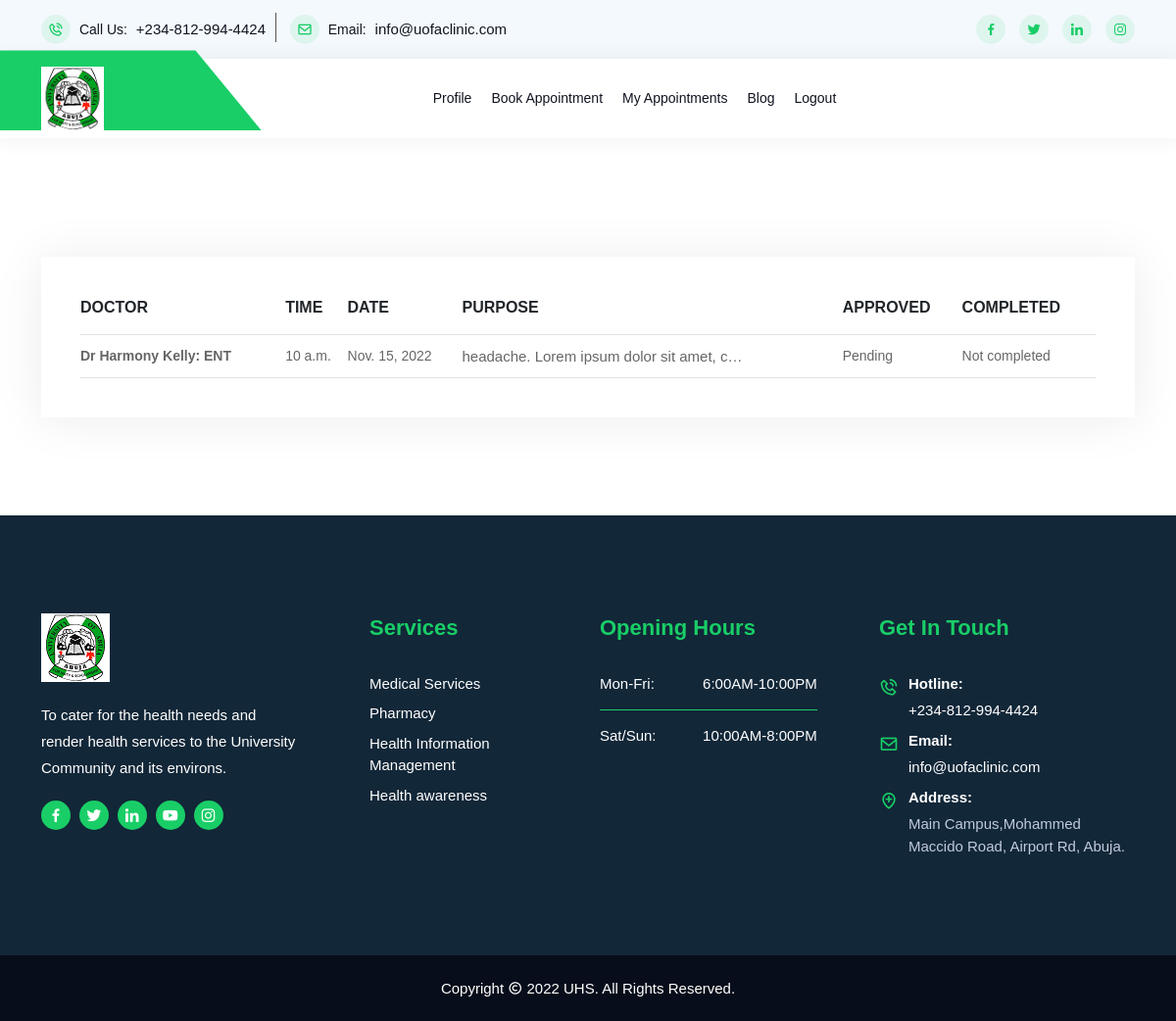
Page /patient/appointments (signed in) on the earlier database version.
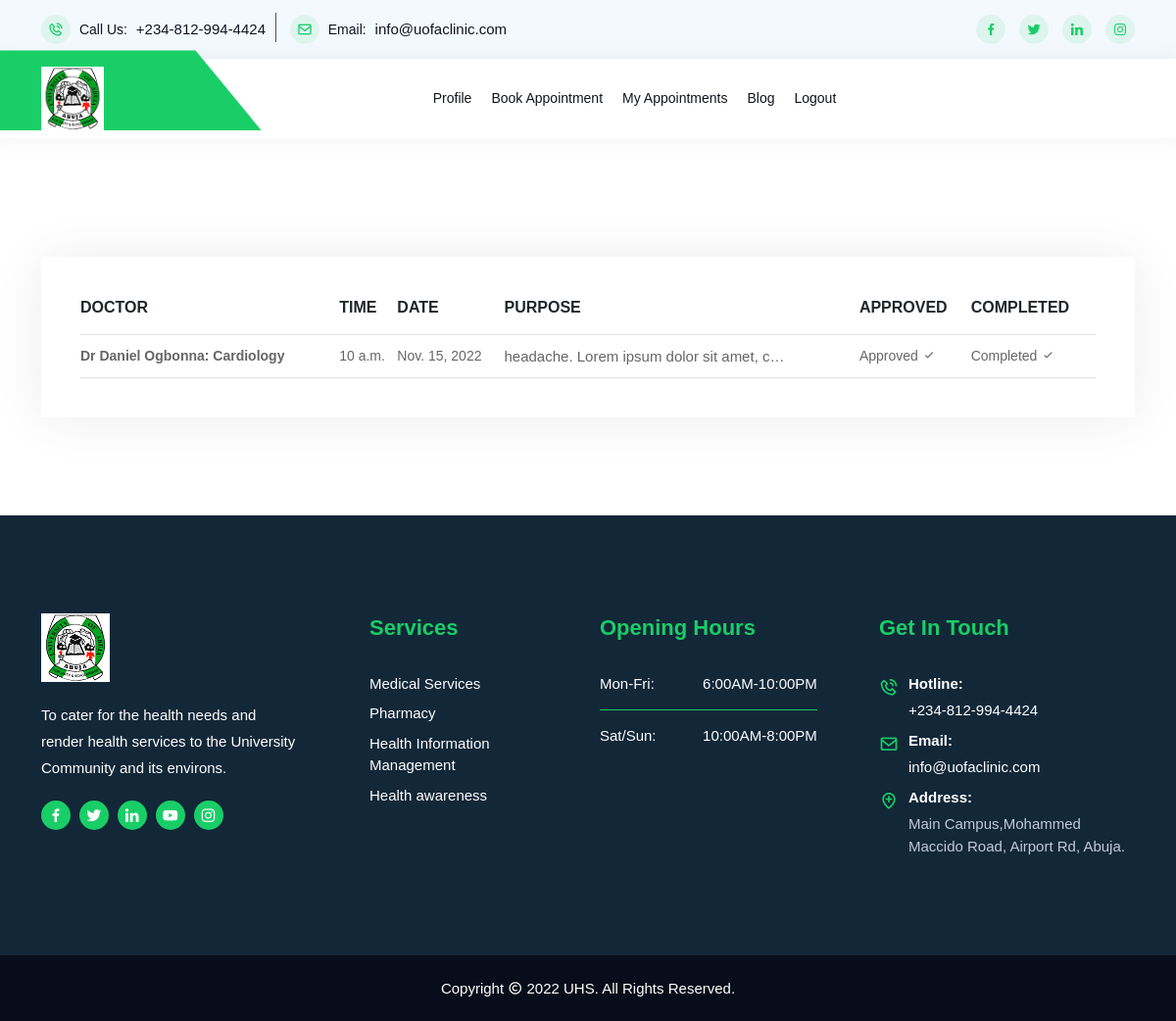
Same page on the later database version.
### patient/models.py (models this page shows, shortened)
class Appointment(models.Model):
    doctor = models.ForeignKey(Doctor, related_name='appointments', on_delete=models.CASCADE)
    patient = models.ForeignKey(Patient, related_name='appointments', on_delete=models.CASCADE)
    time = models.TimeField(blank=False)
    date = models.DateField(blank=False)
    purpose = models.TextField(blank=False)
    approved = models.BooleanField(max_length=15, default=False)
    completed = models.BooleanField(max_length=15, default=False)

### doctor/models.py (models this page shows)
class Doctor(models.Model):
    GENDER = (
        ('female', 'Female'),
        ('male', 'Male'),
    )
    username = models.OneToOneField(User, on_delete=models.CASCADE)
    phone = models.CharField(max_length=12, default="", blank=True)
    gender = models.CharField(choices=GENDER, max_length=30, blank=True, default='')
    department = models.CharField(max_length=30, blank=True, default='')
    address = models.CharField(max_length=200, blank=True, default='')
    def __str__(self):
        return f'Dr {self.username.first_name} {self.username.last_name}: {self.department}'

### patient/views.py (the view)
# urls.py: path('patient/appointments', views.appointments, name='appointments'),
@cache_control(no_cache=True, must_revalidate=True, no_store=True)
@login_required
def appointments(request):
    user = request.user.patient
    appointment_list = user.appointments.all().order_by('date')
    context = {
        'appointment_list': appointment_list,
    }
    return render(request, 'patient/appointments.html', context)

### templates/patient/appointments.html (shortened to what this page needs)
{% extends 'base.html' %}
{% load bootstrap4 %}
{% load static %}
{% block content %}<br/>
<section class="cart-area ptb-100">
    <div class="container">
        <div class="row">
            <div class="col-lg-12 col-md-12">
                <div class="cart-wraps">
                    {% if appointment_list.count > 0 %}
                        <div class="cart-table table-responsive">
                            <table class="table table-bordered">
                                <thead>
                                    <tr>
                                        <th scope="col">Doctor</th>
                                        <th scope="col">Time</th>
                                        <th scope="col">Date</th>
                                        <th scope="col">Purpose</th>
                                        <th scope="col">Approved</th>
                                        <th scope="col">Completed</th>
                                    </tr>
                                </thead>
                                <tbody>
                                {% for appointment in appointment_list %}
                                    <tr>
                                        <td class="product-thumbnail">
                                            <b>{{ appointment.doctor }}</b>
                                        </td>
                                        <td class="product-name">
                                            {{ appointment.time }}
                                        </td>
                                        <td class="product-price">
                                            <span class="unit-amount">
                                               {{ appointment.date }}
                                            </span>
                                        </td>
                                        <td class="product-quantity">
                                            <p>
                                                {{ appointment.purpose|truncatechars:40 }}
                                            </p>
                                        </td>
                                        <td class="product-subtotal">
                                            {% if appointment.approved == True %}
                                                Approved <i class="bx bx-check"></i>
                                            {% else %}
                                                Pending
                                            {% endif %}
                                        </td>
                                        <td class="product-subtotal">
                                            {% if appointment.completed == True %}
                                                Completed <i class="bx bx-check"></i>
                                            {% else %}
                                                Not completed
                                            {% endif %}
                                        </td>
                                    </tr>
                                {% endfor %}
                                </tbody>
                            </table>
                        </div>
                    {% endif %}
                </div>
            </div>
        </div>
    </div>
</section>
{% endblock %}

Differences in the rows shown:
changed Appointment "headache. Lorem ipsum dolor sit amet, c…": doctor "Dr Harmony Kelly: ENT" → "Dr Daniel Ogbonna: Cardiology"; approved "Pending" → "Approved"; completed "Not completed" → "Completed"
